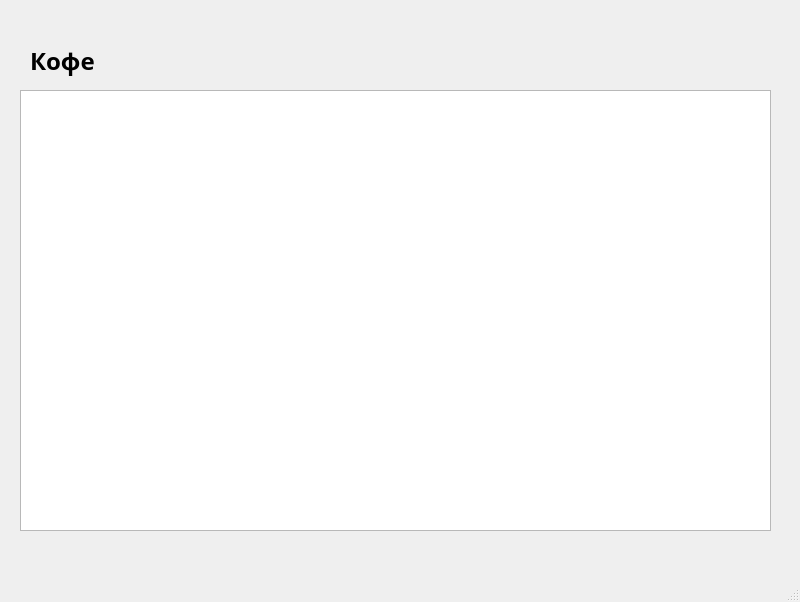
<?xml version="1.0" encoding="UTF-8"?>
<ui version="4.0">
 <class>MainWindow</class>
 <widget class="QMainWindow" name="MainWindow">
  <property name="geometry">
   <rect>
    <x>0</x>
    <y>0</y>
    <width>800</width>
    <height>602</height>
   </rect>
  </property>
  <property name="windowTitle">
   <string>MainWindow</string>
  </property>
  <widget class="QWidget" name="centralwidget">
   <widget class="QTableWidget" name="table">
    <property name="geometry">
     <rect>
      <x>20</x>
      <y>90</y>
      <width>751</width>
      <height>441</height>
     </rect>
    </property>
   </widget>
   <widget class="QLabel" name="label">
    <property name="geometry">
     <rect>
      <x>30</x>
      <y>40</y>
      <width>151</width>
      <height>41</height>
     </rect>
    </property>
    <property name="font">
     <font>
      <family>Monotype Corsiva</family>
      <pointsize>18</pointsize>
      <weight>75</weight>
      <bold>true</bold>
     </font>
    </property>
    <property name="text">
     <string>Кофе</string>
    </property>
   </widget>
  </widget>
  <widget class="QMenuBar" name="menubar">
   <property name="geometry">
    <rect>
     <x>0</x>
     <y>0</y>
     <width>800</width>
     <height>26</height>
    </rect>
   </property>
  </widget>
  <widget class="QStatusBar" name="statusbar"/>
 </widget>
 <resources/>
 <connections/>
</ui>
